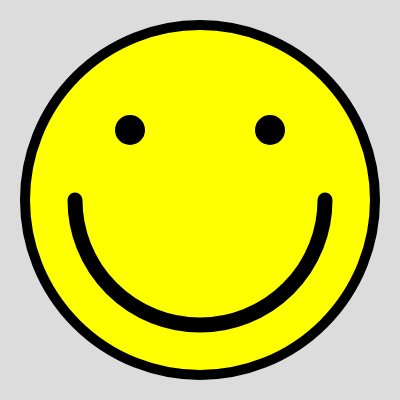
Frame 1 (no input)
Frame 60 (no input): identical to frame 1, image omitted
Frame 120 (the mouse pressed at the canvas centre since frame 60): identical to frame 1, image omitted

The p5.js sketch that drew this single still picture (run headless with seeded random() and noise() and a simulated clock; from frame 60 on, the mouse is pressed at the canvas centre):

// p5.js sketch
// ── sketch.js
function setup() {
  createCanvas(400, 400);
  background(220);
  
  strokeWeight(10);
  fill('yellow');
  circle(200, 200, 350);
  
  fill('black');
  circle(130, 130, 20);
  circle(270, 130, 20);
  
  noFill();
  strokeWeight(15);
  arc(200, 200, 250, 250, 0, PI);
  
  //frameRate(20);
}

function draw() {
  //background(220);
}
